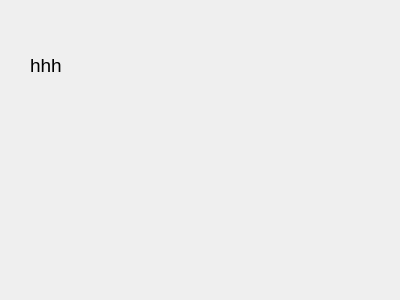
<?xml version="1.0" encoding="UTF-8"?>
<ui version="4.0">
 <class>Form</class>
 <widget class="QWidget" name="Form">
  <property name="geometry">
   <rect>
    <x>0</x>
    <y>0</y>
    <width>400</width>
    <height>300</height>
   </rect>
  </property>
  <property name="windowTitle">
   <string>Form</string>
  </property>
  <widget class="QLabel" name="label">
   <property name="geometry">
    <rect>
     <x>30</x>
     <y>40</y>
     <width>101</width>
     <height>51</height>
    </rect>
   </property>
   <property name="text">
    <string>&lt;html&gt;&lt;head/&gt;&lt;body&gt;&lt;p&gt;&lt;span style=&quot; font-size:14pt;&quot;&gt;hhh&lt;/span&gt;&lt;/p&gt;&lt;/body&gt;&lt;/html&gt;</string>
   </property>
  </widget>
 </widget>
 <resources/>
 <connections/>
</ui>
